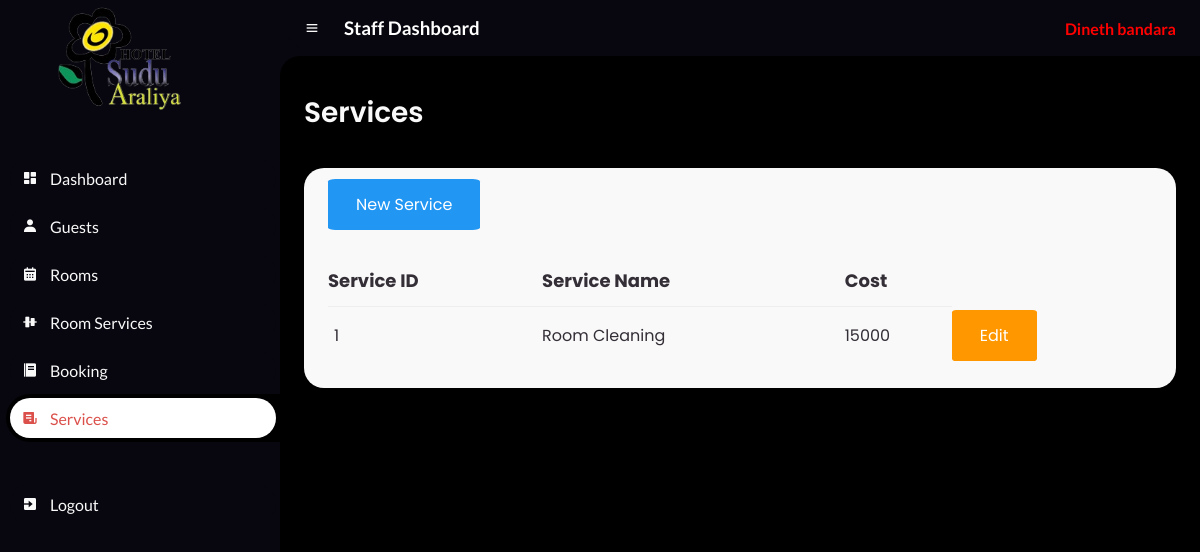
Page /Staff/Service.php (signed in) on the committed database.
### tables this page shows
CREATE TABLE `services` (
  `id` int(50) NOT NULL,
  `Service_Name` varchar(50) NOT NULL,
  `Cost` varchar(200) NOT NULL
);

### Staff/ServiceBody.php (the view, shortened to what this page needs)
<main>
	<div class="head-title">
		<div class="left">
			<h1>Services</h1>
		</div>
	</div>
	<div class="table-data">
		<div class="order">
        <a class="btn info" href="Service_Create.php" role="button"> New Service</a>
			<br><br><br>
			<table class="table">
				<thead>
					<tr>
						<th style="font-size: large;">Service ID</th>
						<th style="font-size: large;">Service Name</th>
						<th style="font-size: large;">Cost</th>
					</tr>
				</thead>
				<tbody>
					<?php
					$servername = "localhost";
					$username = "root";
					$password = "";
					$database = "hms";
					$connection = new mysqli($servername, $username, $password, $database);
					$sql = "SELECT * FROM services";
					$result = $connection->query($sql);
					while ($row = $result->fetch_assoc()) {
						echo "
                    <tr>
                    <td>$row[id]</td>
                    <td>$row[Service_Name]</td>
                    <td>$row[Cost]</td>
                    <td >
                        <a class='btn warning btn-sm' href='Service_Edit.php?id=$row[id]'>Edit</a>
                    </td>
                </tr>
                    ";
					}
					?>
				</tbody>
			</table>
		</div>
	</div>
</main>

### Staff/css/style.css (style rules this page uses)
* { margin: 0; padding: 0; box-sizing: border-box; }
a { text-decoration: none; }
:root { --poppins: 'Poppins', sans-serif; --lato: 'Lato', sans-serif; --light: #F9F9F9; --blue: #3C91E6; --light-blue: #CFE8FF; --grey: #eee; --dark-grey: #AAAAAA; --dark: #342E37; --red: #DB504A; --yellow: #FFCE26; --light-yellow: #FFF2C6; --orange: #FD7238; --light-orange: #FFE0D3; --black: #000000; --light-black: #1b1a1a; --li-black: #6F6C6C ; --slow-black:#08070f ; --lime:lime; }
html { overflow-x: hidden; }
body { overflow-x: hidden; background-color: black; }
#content main { width: 100%; padding: 36px 24px; font-family: var(--poppins); max-height: calc(100vh - 56px); overflow-y: auto; }
#content main .head-title { display: flex; align-items: center; justify-content: space-between; grid-gap: 16px; flex-wrap: wrap; }
#content main .head-title .left h1 { font-size: 28px; font-weight: 600; margin-bottom: 10px; color: var(--light); }
#content main .table-data { display: flex; flex-wrap: wrap; grid-gap: 24px; margin-top: 24px; width: 100%; color: var(--dark); }
#content main .table-data > div { border-radius: 20px; background: var(--light); padding: 24px; overflow-x: auto; }
#content main .table-data .order { flex-grow: 1; flex-basis: 500px; }
#content main .table-data .order table { width: 100%; border-collapse: collapse; }
#content main .table-data .order table th { padding-bottom: 12px; font-size: 13px; text-align: left; border-bottom: 1px solid var(--grey); }
#content main .table-data .order table td { padding: 16px 0; }
#content main .table-data .order table tr td:first-child { display: flex; align-items: center; grid-gap: 12px; padding-left: 6px; }

### Staff/css/btn.css (style rules this page uses)
.btn { border: none; color: white; padding: 14px 28px; cursor: pointer; border-radius: 5%; }
.info { background-color: #2196F3; }
.warning { background-color: #ff9800; }

### Staff/Included/navContainer.php (style rules this page uses)
* { text-decoration: none; }

### rows in the picture
services: id "1", Service_Name "Room Cleaning", Cost "15000"

### other values in the picture
$_SESSION['staff_name'] "Dineth bandara"
